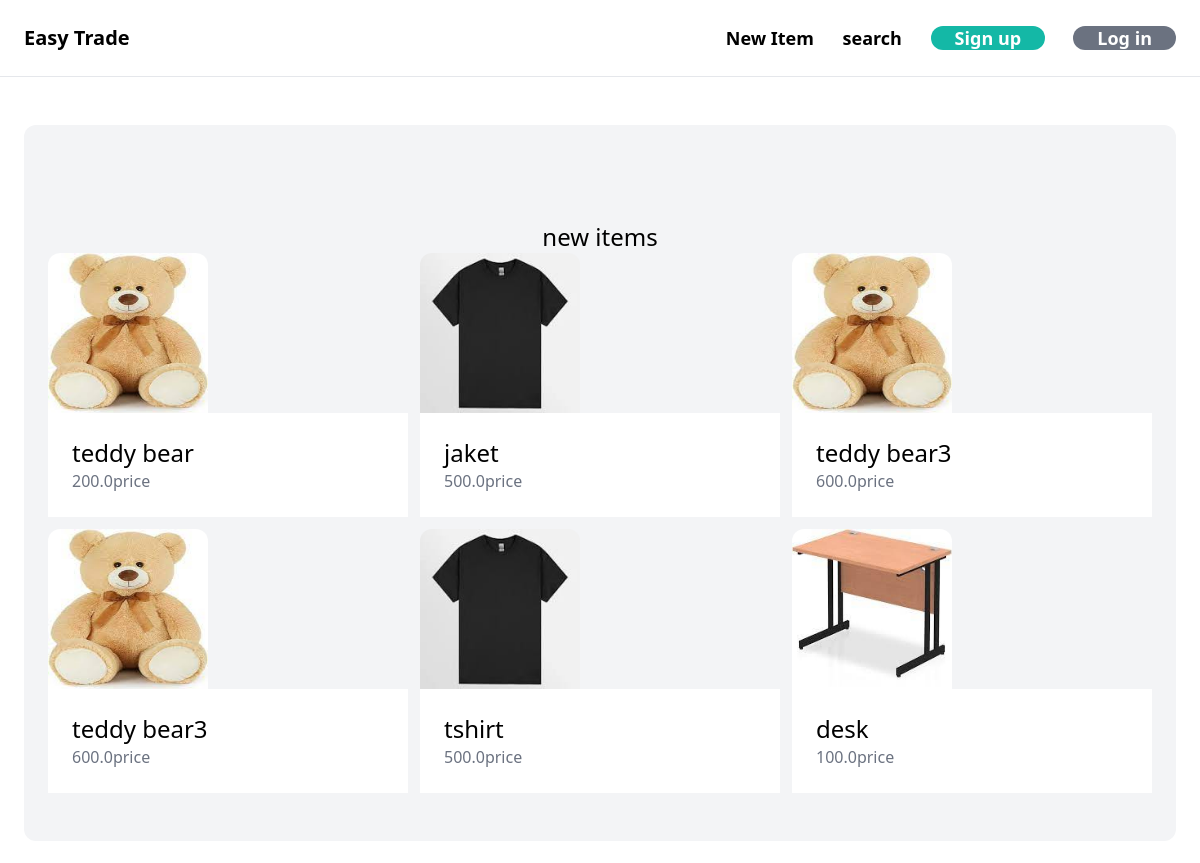
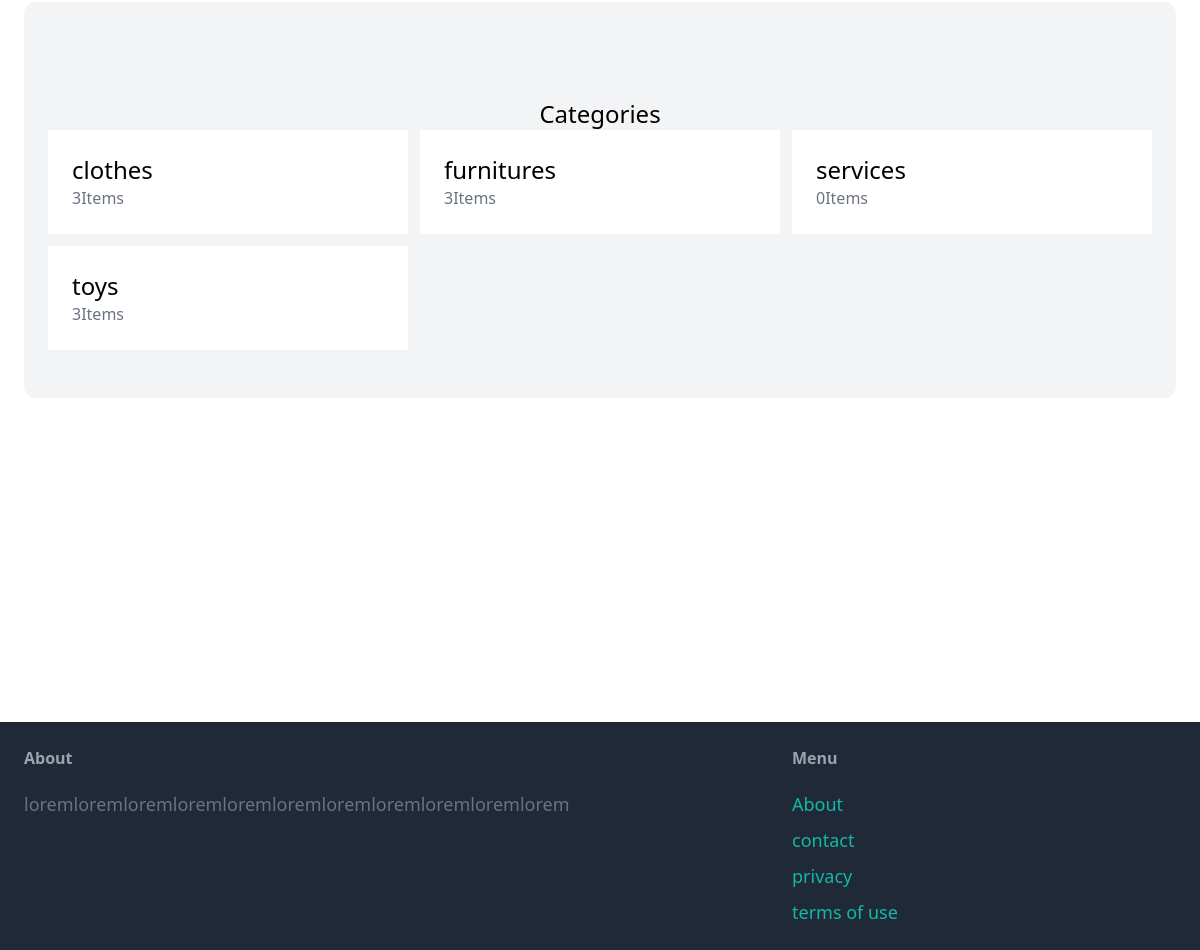
The page / on the database its author committed (2 pictures, top to bottom).
### item/models.py (models this page shows, shortened)
class Item(models.Model):
    category=models.ForeignKey(Category, related_name='items',on_delete=models.CASCADE)
    name = models.CharField(max_length=255)
    description = models.TextField(blank=True,null=True)
    price= models.FloatField()
    image = models.ImageField(upload_to='item_images',blank=True,null=True)
    is_sold=models.BooleanField(default=False)
    created_by = models.ForeignKey(User,related_name='items',on_delete=models.CASCADE)
    created_at = models.DateTimeField(auto_now_add=True)

class Category(models.Model):
    name = models.CharField(max_length=255)
    class Meta:
        verbose_name_plural ='Categories'
        ordering = ('name',)

### core/views.py (the view)
# urls.py: path('',views.index,name='index'),
def index(request):
    items= Item.objects.filter(is_sold=False)[0:6]
    categories= Category.objects.all()
    context={'items': items,
             'categories': categories}
    return render(request, 'core/index.html', context)

### core/templates/core/index.html (shortened to what this page needs)
{% extends 'core/base.html' %}
{% block content%}
<div class="mt-6 px-6 py-12 bg-gray-100 rounded-xl">
    <h2 class="mt-12 text-2xl text-center">new items</h2>
    <div class="grid grid-cols-3 gap-3">
        {%for item in items%}
        <div>
            <a href="{% url 'item:detail' item.id%}" >
                <div>
                    <img src="{{item.image.url}}" class="rounded-t-xl h-40 w-40">
                </div>
                <div class="p-6 bg-white rounder-b-xl">
                    <h2 class="text-2xl">{{item.name}}</h2>
                    <p class="text-gray-500">{{item.price}}price</p>
                </div>
            </a>
        </div>
        {%endfor%}
    </div>
</div>
<div class="mt-6 px-6 py-12 bg-gray-100 rounded-xl">
    <h2 class="mt-12 text-2xl text-center">Categories</h2>
    <div class="grid grid-cols-3 gap-3">
{% for category in categories%}
<div>
    <a href="#" >
        <div class="p-6 bg-white rounder-b-xl">
            <h2 class="text-2xl">{{category.name}}</h2>
            <p class="text-gray-500">{{category.items.count}}Items</p>
        </div>
    </a>
</div>
{%endfor%}
    </div>
</div>
{%endblock%}

### rows shown on the page
Item: image (picture), name "teddy bear", price "200.0"
Item: image (picture), name "jaket", price "500.0"
Item: image (picture), name "teddy bear3", price "600.0"
Item: image (picture), name "teddy bear3", price "600.0"
Item: image (picture), name "tshirt", price "500.0"
Item: image (picture), name "desk", price "100.0"
Category: name "clothes", items.count "3"
Category: name "furnitures", items.count "3"
Category: name "services", items.count "0"
Category: name "toys", items.count "3"
